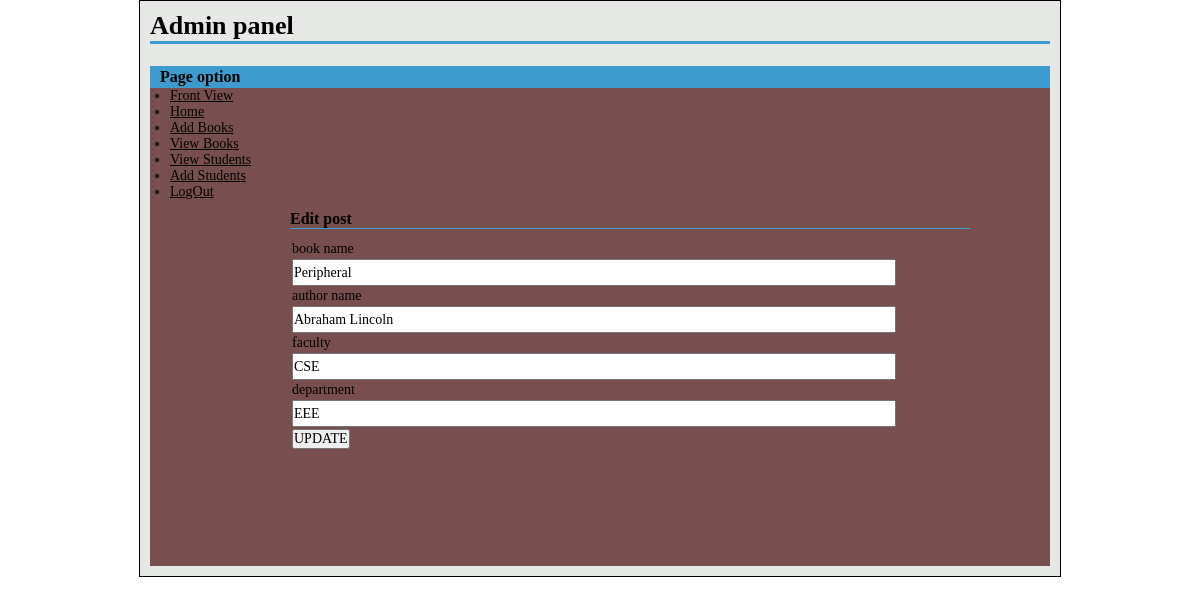
Screenshot of /management/admin/edit-post.php?id=3 (signed in) with the database file from the repository.
### tables this page shows
CREATE TABLE `book` (
  `book_id` int(11) NOT NULL,
  `book_name` varchar(100) NOT NULL,
  `author_name` varchar(100) NOT NULL,
  `faculty` varchar(100) NOT NULL,
  `dept` varchar(100) NOT NULL,
  `dept_id` int(11) NOT NULL
);

### management/admin/edit-post.php (the view, shortened to what this page needs)
<?php
include("../config.php");
?>
<?php
if (!isset($_REQUEST['id'])) {
    header("location:view-post.php");
} else {
    $id = $_REQUEST['id'];
}
?>
<?php
$statement = $db->prepare("SELECT * FROM book WHERE book_id=?");
$statement->execute(array($id));
$result = $statement->fetchAll(PDO::FETCH_ASSOC);
foreach ($result as $row) {
    $book_name = $row['book_name'];
    $author_name = $row['author_name'];
    $faculty = $row['faculty'];
    $dept = $row['dept'];
}
?>
<?php include ("header.php"); ?>
<h2>Edit post</h2>
<form action="edit-post.php?id=<?php echo $id; ?>" method="post" enctype="multipart/form-data">
    <table class="tbl1">
        <tr> <td>book name</td> </tr>
        <tr> <td><input class="long" type="text" name="book_name" value="<?php echo $book_name; ?>" ></td></tr>
        <tr> <td>author name</td> </tr>
        <tr> <td><input class="long" type="text" name="author_name" value="<?php echo $author_name; ?>" ></td></tr>
        <tr> <td>faculty</td> </tr>
        <tr> <td><input class="long" type="text" name="faculty" value="<?php echo $faculty; ?>" ></td></tr>
        <tr> <td>department</td> </tr>
        <tr> <td><input class="long" type="text" name="dept" value="<?php echo $dept; ?>" ></td></tr>
        <tr>
            <td><input type="submit" value="UPDATE" name="form1"></td>
        </tr>
    </table>
</form>
<?php include ("footer.php"); ?>

### management/style-admin.css (style rules this page uses)
* { padding: 0; margin: 0; }
body,input,textArea,select { font-family: 'Times New Roman',arial; font-size: 14px; }
input[type='submit'] { cursor: pointer; }
input.long[type='text'], input[type='password'] { width: 600px; }
table.tbl1 { margin-top: 10px; }
table.tbl1 tr td input[type='text'] { height: 23px; line-height: 23px; }
#content h2 { font-size: 16px;; color: #000; border-bottom: 1px solid #3d9ccd; margin-top: 10px; }

### rows the page displays
book: book_name "Peripheral", author_name "Abraham Lincoln", faculty "CSE", dept "EEE"
